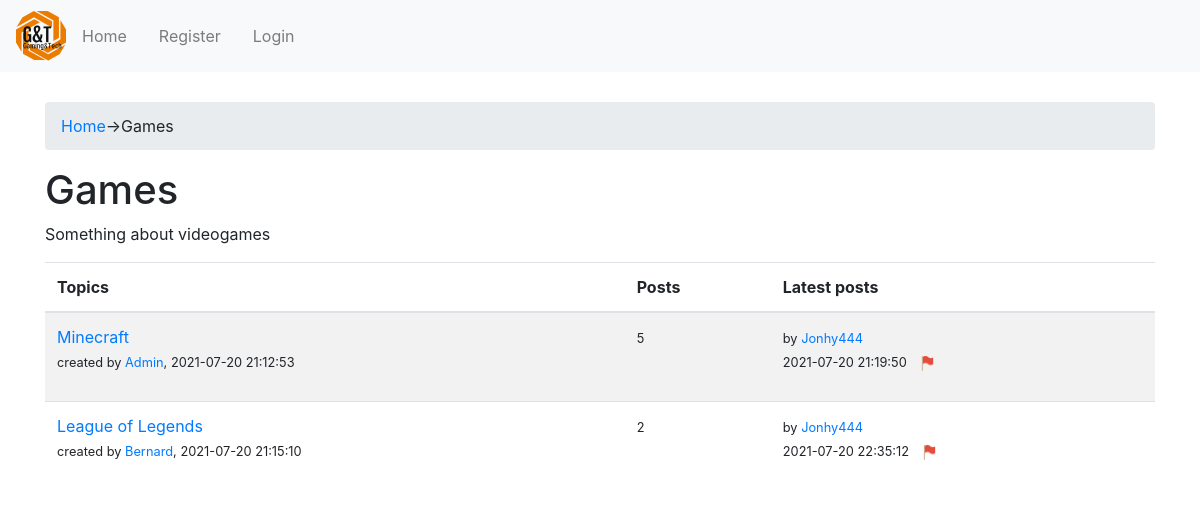
Screenshot of /PAP/forum/games with the database file from the repository.
### tables this page shows
CREATE TABLE `forums` (
  `id` int(11) UNSIGNED NOT NULL,
  `title` varchar(255) NOT NULL DEFAULT '',
  `slug` varchar(255) NOT NULL DEFAULT '',
  `description` varchar(255) DEFAULT NULL,
  `created_at` datetime NOT NULL,
  `updated_at` datetime DEFAULT NULL,
  `id_user` int(11) NOT NULL,
  `tags` longtext NOT NULL DEFAULT '[]' CHECK (json_valid(`tags`))
);

CREATE TABLE `topics` (
  `id` int(11) UNSIGNED NOT NULL,
  `title` varchar(255) NOT NULL DEFAULT '',
  `slug` varchar(255) NOT NULL DEFAULT '',
  `created_at` datetime NOT NULL,
  `updated_at` datetime DEFAULT NULL,
  `user_id` int(11) UNSIGNED NOT NULL,
  `forum_id` int(11) UNSIGNED NOT NULL
);

CREATE TABLE `posts` (
  `id` int(11) UNSIGNED NOT NULL,
  `content` longtext NOT NULL,
  `user_id` int(11) UNSIGNED NOT NULL,
  `topic_id` int(11) UNSIGNED NOT NULL,
  `created_at` datetime NOT NULL,
  `updated_at` datetime DEFAULT NULL,
  `replying_to` int(11) DEFAULT NULL,
  `deleted` tinyint(4) NOT NULL,
  `updated_by` int(11) NOT NULL,
  `img` varchar(255) DEFAULT NULL
);

### PAP/index.php (called while the page is built, shortened)
<?php
require_once BASEPATH.'core/CodeIgniter.php';

### PAP/application/models/Forum_model.php (called while the page is built, shortened)
<?php
class Forum_model extends CI_Model {
	public function getForumIdFromForumSlug($slug) {
		$this->db->select('id');
		$this->db->from('forums');
		$this->db->where('slug', $slug);
		return $this->db->get()->row('id');
	}
	public function getForum($forum_id) {
		$this->db->from('forums');
		$this->db->where('id', $forum_id);
		return $this->db->get()->row();
	}
	public function getForumTopics($forum_id) {
		$this->db->from('topics');
		$this->db->where('forum_id', $forum_id);
		return $this->db->get()->result();
	}
	public function getPosts($topic_id) {
		$this->db->from('posts');
		$this->db->where('topic_id', $topic_id);
		return $this->db->get()->result();
	}
	public function getTopicLatestPost($topic_id) {
		$this->db->from('posts');
		$this->db->where('topic_id', $topic_id);
		$this->db->order_by('created_at', 'DESC');
		$this->db->limit(1);
		return $this->db->get()->row();
	}
}

### PAP/application/models/User_model.php (called while the page is built, shortened)
<?php
class User_model extends CI_Model{
	public function __construct(){
		$this->table='users';
	}
	public function getUsernameById($id){
		$this->db->select('username');
		$this->db->from($this->table);
		$this->db->where('id', $id);
		return $this->db->get()->row('username');
	}
}

### PAP/application/views/forum/single.php (the view, shortened to what this page needs)
<div class="container">
	<div class="row">
		<div class="col-md-12">
			<?= $breadcrumb ?>
		</div>
		<div class="col-md-12">
			<div class="page-header">
				<h1><?= $forum->title ?></h1>
				<p><?= $forum->description ?></p>
			</div>
		</div>
		<div class="col-md-12">
			<?php if (isset($topics) && !empty($topics)) : ?>
				<table class="table table-striped table-condensed table-hover">
					<caption></caption>
					<thead>
						<tr>
							<th>Topics</th>
							<th>Posts</th>
							<th class="hidden-xs">Latest posts</th>
						</tr>
					</thead>
					<tbody>
						<?php foreach ($topics as $topic) : ?>
							<tr>
								<td>
									<p>
										<a href="<?= base_url('forum/'.$topic->permalink) ?>"><?= $topic->title ?></a><br>
										<small>created by <a href="<?= base_url('user/' . $topic->author) ?>"><?= $topic->author ?></a>, <?= $topic->created_at ?></small>
									</p>
								</td>
								<td>
									<p>
										<small><?= $topic->count_posts ?></small>
									</p>
								</td>
								<td class="hidden-xs">
									<p>
										<small>by <a href="<?= base_url('user/' . $topic->latest_post->author) ?>"><?= $topic->latest_post->author ?></a><br><?= $topic->latest_post->created_at ?><a href='<?=base_url('report/topic/'.$topic->id)?>'><img style='margin-left: 1em;' src='<?= base_url('uploads/icons/report.png') ?>' alt='delete' width='15px' height='15px'>
									</a></small></p>
								</td>
							</tr>
						<?php endforeach; ?>
					</tbody>
				</table>
			<?php else : ?>
				<h4>No topic yet...</h4>
			<?php endif; ?>
		</div>
	</div>
</div>

### PAP/application/controllers/ForumController.php (shortened to what this page needs)
<?php
class ForumController extends CI_Controller
{
	public function __construct()
	{
		$this->load->library(array('session'));
		$this->load->helper(array('url'));
		$this->load->model('forum_model');
		$this->load->model('user_model');
	}
	public function index($slug = false)
	{
		$data = new stdClass();
		if ($slug === false) {
			$forums = $this->forum_model->getForums();
			foreach ($forums as $forum) {
				$forum->permalink    = base_url($forum->slug);
				$forum->topics       = $this->forum_model->getForumTopics($forum->id);
				$forum->count_topics = count($forum->topics);
				$forum->count_posts  = $this->forum_model->countForumPosts($forum->id);
				if ($forum->count_topics > 0) {
					$forum->latest_topic            = $this->forum_model->getForumLatestTopic($forum->id);
					$forum->latest_topic->permalink = $forum->slug . '/' . $forum->latest_topic->slug;
					$forum->latest_topic->author    = $this->user_model->getUsernameById($forum->latest_topic->user_id);
				} else {
					$forum->latest_topic = new stdClass();
					$forum->latest_topic->permalink = null;
					$forum->latest_topic->title = null;
					$forum->latest_topic->author = null;
					$forum->latest_topic->created_at = null;
				}
			}
			$breadcrumb  = '<ol class="breadcrumb">';
			$breadcrumb .= '<li class="active">Home</li>';
			$breadcrumb .= '</ol>';
			$data->forums     = $forums;
			$data->breadcrumb = $breadcrumb;
			$this->load->view('header');
			$this->load->view('forum/index', $data);
			$this->load->view('footer');
		} else {
			$forum_id = $this->forum_model->getForumIdFromForumSlug($slug);
			$forum    = $this->forum_model->getForum($forum_id);
			$topics   = $this->forum_model->getForumTopics($forum_id);
			$breadcrumb  = '<ol class="breadcrumb">';
			$breadcrumb .= '<li><a href="' . base_url() . '">Home</a>-></li>';
			$breadcrumb .= '<li class="active">' . $forum->title . '</li>';
			$breadcrumb .= '</ol>';
			foreach ($topics as $topic) {
				$topic->author                  = $this->user_model->getUsernameById($topic->user_id);
				$topic->permalink               = $slug . '/' . $topic->slug;
				$topic->posts                   = $this->forum_model->getPosts($topic->id);
				$topic->count_posts             = count($topic->posts);
				$topic->latest_post             = $this->forum_model->getTopicLatestPost($topic->id);
			}
			$data->forum      = $forum;
			$data->topics     = $topics;
			$data->breadcrumb = $breadcrumb;
			$this->load->view('header');
			$this->load->view('forum/single', $data);
			$this->load->view('footer');
		}
	}
}

### PAP/application/views/header.php (shortened to what this page needs)
<!DOCTYPE html>
<html lang="en">
<head>
  <link rel="stylesheet" href="<?=base_url('assets/css/boots/bootstrap.min.css')?>" >
</head>
<body>
  <header id="site-header" style="margin-bottom: 30px">
    <nav class="navbar navbar-expand-lg navbar-light bg-light" style="position: top-sticky;">
      <img src="<?= base_url('uploads/icon.png') ?>" width="50" height="50" class="d-inline-block align-top" alt="">
        <ul class="navbar-nav">
          <li class="nav-link"><a class="nav-link" href="<?= base_url('') ?>">Home</a></li>
          <?php if (isset($_SESSION['username']) && $_SESSION['logged_in'] === true) : ?>
            <?php if ($_SESSION['is_admin'] == true) : ?>
              <li class="nav-link"><a class="nav-link" href="<?= base_url('admin') ?>">Admin</a></li>
            <?php endif; ?>
            <li class="nav-link"><a class="nav-link" href="<?= base_url('info') ?>">Help</a></li>
            <li class="nav-link"><a class="nav-link" href="<?= base_url('feed') ?>">Feed</a></li>
            <li class="nav-link"><a class="nav-link" href="<?= base_url('user/' . $_SESSION['username']) ?>">Profile</a></li>
            <li class="nav-link"><a class="nav-link" href="<?= base_url('logout') ?>">Logout</a></li>
          <?php else : ?>
            <li class="nav-link"><a class="nav-link" href="<?= base_url('register') ?>">Register</a></li>
            <li class="nav-link"><a class="nav-link" href="<?= base_url('login') ?>">Login</a></li>
          <?php endif; ?>
        </ul>
    </nav>
  </header>
  <main id="site-content" role="main">

### PAP/application/views/footer.php (shortened to what this page needs)
	</main>
</body>
</html>

### rows the page displays
forums: title "Games", description "Something about videogames"
topics: title "Minecraft", author "Admin", created_at "2021-07-20 21:12:53", count_posts "5", author "Jonhy444"
posts: created_at "2021-07-20 21:19:50"
topics: title "League of Legends", author "Bernard", created_at "2021-07-20 21:15:10", count_posts "2", author "Jonhy444"
posts: created_at "2021-07-20 22:35:12"
